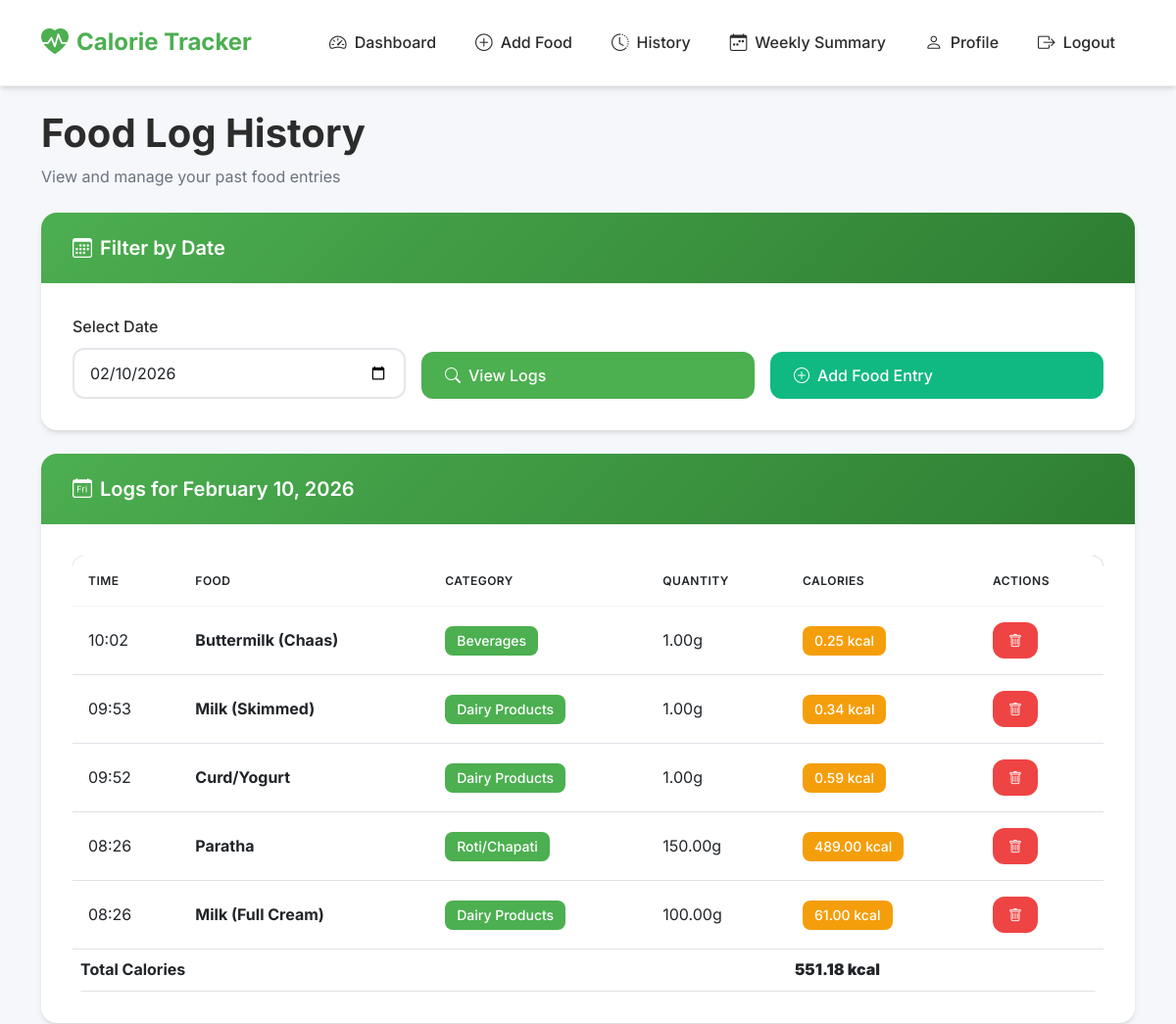
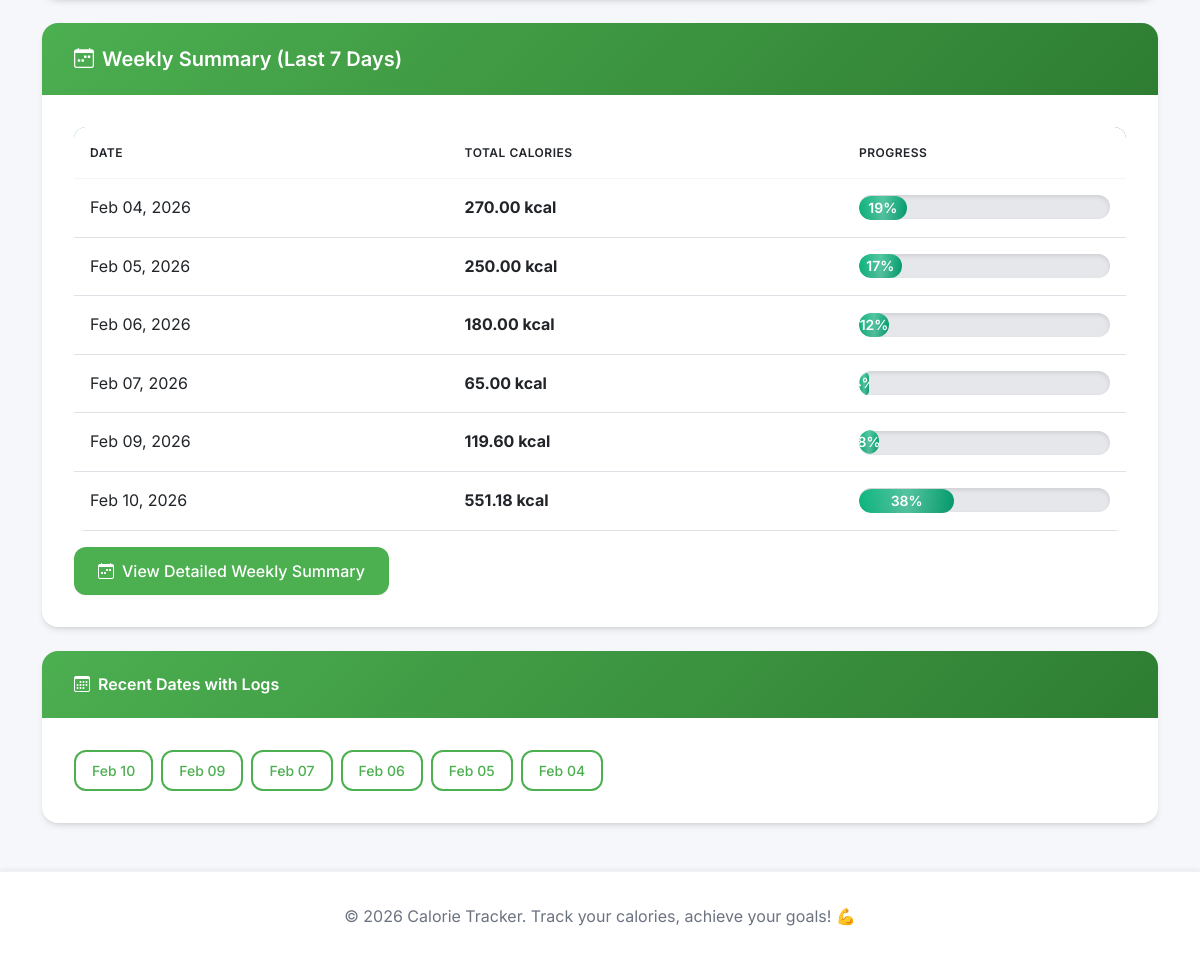
Screenshot of /history/?date=2026-02-10 (signed in) with the database file from the repository (2 pictures, top to bottom).
### tracker/models.py (models this page shows, shortened)
class DailyFoodLog(models.Model):
    user = models.ForeignKey(User, on_delete=models.CASCADE, related_name='food_logs')
    food = models.ForeignKey(Food, on_delete=models.CASCADE, related_name='logs')
    quantity = models.DecimalField(
        max_digits=7,
        decimal_places=2,
        validators=[MinValueValidator(0.01)],
        help_text="Quantity in grams"
    )
    date = models.DateField(default=timezone.now)
    calories = models.DecimalField(
        max_digits=7,
        decimal_places=2,
        help_text="Calculated calories for this entry"
    )
    created_at = models.DateTimeField(auto_now_add=True)
    class Meta:
        verbose_name = "Daily Food Log"
        verbose_name_plural = "Daily Food Logs"
        ordering = ['-date', '-created_at']
        unique_together = ['user', 'food', 'date', 'created_at']  # Allow multiple entries per day

class Food(models.Model):
    CATEGORY_CHOICES = [
        ('dal', 'Dal/Lentils'),
        ('rice', 'Rice'),
        ('roti', 'Roti/Chapati'),
        ('vegetables', 'Vegetables/Sabzi'),
        ('fruits', 'Fruits'),
        ('dairy', 'Dairy Products'),
        ('snacks', 'Snacks'),
        ('beverages', 'Beverages'),
        ('other', 'Other'),
    ]
    name = models.CharField(max_length=200)
    category = models.CharField(max_length=20, choices=CATEGORY_CHOICES)
    calories_per_100g = models.DecimalField(
        max_digits=6,
        decimal_places=2,
        validators=[MinValueValidator(0)],
        help_text="Calories per 100 grams"
    )
    created_at = models.DateTimeField(auto_now_add=True)
    updated_at = models.DateTimeField(auto_now=True)
    class Meta:
        verbose_name = "Food"
        verbose_name_plural = "Foods"
        ordering = ['category', 'name']

### tracker/views.py (the view)
# urls.py: path('history/', views.history, name='history'),
@login_required
def history(request):
    user = request.user
    date_filter = request.GET.get('date', '')
    if date_filter:
        try:
            filter_date = datetime.strptime(date_filter, '%Y-%m-%d').date()
        except ValueError:
            filter_date = timezone.now().date()
    else:
        filter_date = timezone.now().date()
    logs = DailyFoodLog.objects.filter(user=user, date=filter_date).order_by('-created_at')
    total_calories = logs.aggregate(total=Sum('calories'))['total'] or 0
    all_dates = DailyFoodLog.objects.filter(user=user).values_list('date', flat=True).distinct().order_by('-date')
    week_start = filter_date - timedelta(days=6)
    weekly_summary = DailyFoodLog.objects.filter(
        user=user,
        date__range=[week_start, filter_date]
    ).values('date').annotate(
        total_calories=Sum('calories'),
        entry_count=Count('id')
    ).order_by('date')
    context = {
        'logs': logs,
        'total_calories': round(float(total_calories), 2),
        'selected_date': filter_date,
        'all_dates': all_dates[:30],  # Show last 30 dates
        'weekly_summary': list(weekly_summary),
    }
    return render(request, 'tracker/history.html', context)

### tracker/templates/tracker/history.html (shortened to what this page needs)
{% extends 'tracker/base.html' %}
{% block content %}
<div class="page-header mb-4">
    <h1>Food Log History</h1>
    <p>View and manage your past food entries</p>
</div>
<div class="card mb-4">
    <div class="card-header">
        <h5 class="mb-0"><i class="bi bi-calendar3"></i> Filter by Date</h5>
    </div>
    <div class="card-body">
        <form method="get" class="row g-3">
            <div class="col-md-4">
                <label for="date" class="form-label">Select Date</label>
                <input type="date" name="date" id="date" class="form-control" value="{{ selected_date|date:'Y-m-d' }}">
            </div>
            <div class="col-md-4 d-flex align-items-end">
                <button type="submit" class="btn btn-primary w-100">
                    <i class="bi bi-search"></i> View Logs
                </button>
            </div>
            <div class="col-md-4 d-flex align-items-end">
                <a href="{% url 'tracker:add_food' %}" class="btn btn-success w-100">
                    <i class="bi bi-plus-circle"></i> Add Food Entry
                </a>
            </div>
        </form>
    </div>
</div>
<div class="card mb-4">
    <div class="card-header">
        <h5 class="mb-0">
            <i class="bi bi-calendar-day"></i> Logs for {{ selected_date|date:"F d, Y" }}
        </h5>
    </div>
    <div class="card-body">
        {% if logs %}
        <div class="table-responsive">
            <table class="table">
                <thead>
                    <tr>
                        <th>Time</th>
                        <th>Food</th>
                        <th>Category</th>
                        <th>Quantity</th>
                        <th>Calories</th>
                        <th>Actions</th>
                    </tr>
                </thead>
                <tbody>
                    {% for log in logs %}
                    <tr>
                        <td>{{ log.created_at|date:"H:i" }}</td>
                        <td><strong>{{ log.food.name }}</strong></td>
                        <td><span class="badge bg-primary-color text-white">{{ log.food.get_category_display }}</span></td>
                        <td>{{ log.quantity }}g</td>
                        <td><span class="badge bg-warning text-white">{{ log.calories }} kcal</span></td>
                        <td>
                            <form method="post" action="{% url 'tracker:delete_log' log.id %}" style="display: inline;" class="delete-form">
                                <button type="submit" class="btn btn-sm btn-danger delete-btn" onclick="return confirm('Delete this entry?')">
                                    <i class="bi bi-trash"></i>
                                </button>
                            </form>
                        </td>
                    </tr>
                    {% endfor %}
                </tbody>
                <tfoot>
                    <tr style="background-color: #F9FAFB;">
                        <th colspan="4">Total Calories</th>
                        <th><strong>{{ total_calories }} kcal</strong></th>
                        <th></th>
                    </tr>
                </tfoot>
            </table>
        </div>
        {% else %}
        <div class="empty-state">
            <i class="bi bi-inbox"></i>
            <h5>No food entries found</h5>
            <p>No food entries found for this date.</p>
        </div>
        {% endif %}
    </div>
</div>
{% if weekly_summary %}
<div class="card mb-4">
    <div class="card-header">
        <h5 class="mb-0"><i class="bi bi-calendar-week"></i> Weekly Summary (Last 7 Days)</h5>
    </div>
    <div class="card-body">
        <div class="table-responsive">
            <table class="table">
                <thead>
                    <tr>
                        <th>Date</th>
                        <th>Total Calories</th>
                        <th>Progress</th>
                    </tr>
                </thead>
                <tbody>
                    {% for day in weekly_summary %}
                    <tr>
                        <td>{{ day.date|date:"M d, Y" }}</td>
                        <td><strong>{{ day.total_calories|floatformat:2 }} kcal</strong></td>
                        <td>
                            {% if user.profile.daily_calorie_target %}
                            {% widthratio day.total_calories user.profile.daily_calorie_target 100 as progress %}
                            <div class="progress" style="height: 24px;">
                                <div class="progress-bar {% if progress >= 100 %}bg-danger{% elif progress >= 80 %}bg-warning{% else %}bg-success{% endif %}"
                                     style="width: {% if progress > 100 %}100{% else %}{{ progress }}{% endif %}%">
                                    {{ progress|floatformat:0 }}%
                                </div>
                            </div>
                            {% else %}
                            <span class="text-muted">N/A</span>
                            {% endif %}
                        </td>
                    </tr>
                    {% endfor %}
                </tbody>
            </table>
        </div>
        <div class="mt-3">
            <a href="{% url 'tracker:weekly_summary' %}" class="btn btn-primary">
                <i class="bi bi-calendar-week"></i> View Detailed Weekly Summary
            </a>
        </div>
    </div>
</div>
{% endif %}
{% if all_dates %}
<div class="card">
    <div class="card-header">
        <h6 class="mb-0"><i class="bi bi-calendar3"></i> Recent Dates with Logs</h6>
    </div>
    <div class="card-body">
        <div class="d-flex flex-wrap gap-2">
            {% for date in all_dates %}
            <a href="?date={{ date|date:'Y-m-d' }}" class="btn btn-outline-primary btn-sm">
                {{ date|date:"M d" }}
            </a>
            {% endfor %}
        </div>
    </div>
</div>
{% endif %}
{% endblock %}

### tracker/templates/tracker/base.html (shortened to what this page needs)
{% load static %}
<!DOCTYPE html>
<html lang="en">
<head>
    <link href="https://cdn.jsdelivr.net/npm/bootstrap@5.3.0/dist/css/bootstrap.min.css" rel="stylesheet">
    <link rel="stylesheet" href="https://cdn.jsdelivr.net/npm/bootstrap-icons@1.10.0/font/bootstrap-icons.css">
    <link rel="stylesheet" href="{% static 'css/style.css' %}">
</head>
<body>
    {% if user.is_authenticated %}
    <nav class="navbar navbar-expand-lg">
        <div class="container">
            <a class="navbar-brand" href="{% url 'tracker:dashboard' %}">
                <i class="bi bi-heart-pulse-fill"></i> Calorie Tracker
            </a>
            <div class="collapse navbar-collapse" id="navbarNav">
                <ul class="navbar-nav ms-auto">
                    <li class="nav-item">
                        <a class="nav-link" href="{% url 'tracker:dashboard' %}">
                            <i class="bi bi-speedometer2"></i> Dashboard
                        </a>
                    </li>
                    <li class="nav-item">
                        <a class="nav-link" href="{% url 'tracker:add_food' %}">
                            <i class="bi bi-plus-circle"></i> Add Food
                        </a>
                    </li>
                    <li class="nav-item">
                        <a class="nav-link" href="{% url 'tracker:history' %}">
                            <i class="bi bi-clock-history"></i> History
                        </a>
                    </li>
                    <li class="nav-item">
                        <a class="nav-link" href="{% url 'tracker:weekly_summary' %}">
                            <i class="bi bi-calendar-week"></i> Weekly Summary
                        </a>
                    </li>
                    <li class="nav-item">
                        <a class="nav-link" href="{% url 'tracker:profile' %}">
                            <i class="bi bi-person"></i> Profile
                        </a>
                    </li>
                    <li class="nav-item">
                        <a class="nav-link" href="{% url 'tracker:logout' %}">
                            <i class="bi bi-box-arrow-right"></i> Logout
                        </a>
                    </li>
                </ul>
            </div>
        </div>
    </nav>
    {% endif %}
    <div class="container my-4">
        {% block content %}{% endblock %}
    </div>
    <footer class="footer">
        <div class="container">
            <p class="mb-0">&copy; 2026 Calorie Tracker. Track your calories, achieve your goals! 💪</p>
        </div>
    </footer>
</body>
</html>

### rows the page displays
DailyFoodLog: created_at "10:02", food.name "Buttermilk (Chaas)", food.category "Beverages", quantity "1.00", calories "0.25"
DailyFoodLog: created_at "09:53", food.name "Milk (Skimmed)", food.category "Dairy Products", quantity "1.00", calories "0.34"
DailyFoodLog: created_at "09:52", food.name "Curd/Yogurt", food.category "Dairy Products", quantity "1.00", calories "0.59"
DailyFoodLog: created_at "08:26", food.name "Paratha", food.category "Roti/Chapati", quantity "150.00", calories "489.00"
DailyFoodLog: created_at "08:26", food.name "Milk (Full Cream)", food.category "Dairy Products", quantity "100.00", calories "61.00"

### other values shown
{{ selected_date|date:"F d, Y" }} "February 10, 2026"
{{ total_calories }} "551.18"
{{ day.date|date:"M d, Y" }} "Feb 04, 2026" "Feb 05, 2026" "Feb 06, 2026" "Feb 07, 2026" "Feb 09, 2026" "Feb 10, 2026"
{{ day.total_calories|floatformat:2 }} "270.00" "250.00" "180.00" "65.00" "119.60" "551.18"
{{ progress|floatformat:0 }} "19" "17" "12" "8" "38"
{{ date|date:"M d" }} "Feb 10" "Feb 09" "Feb 07" "Feb 06" "Feb 05" "Feb 04"
